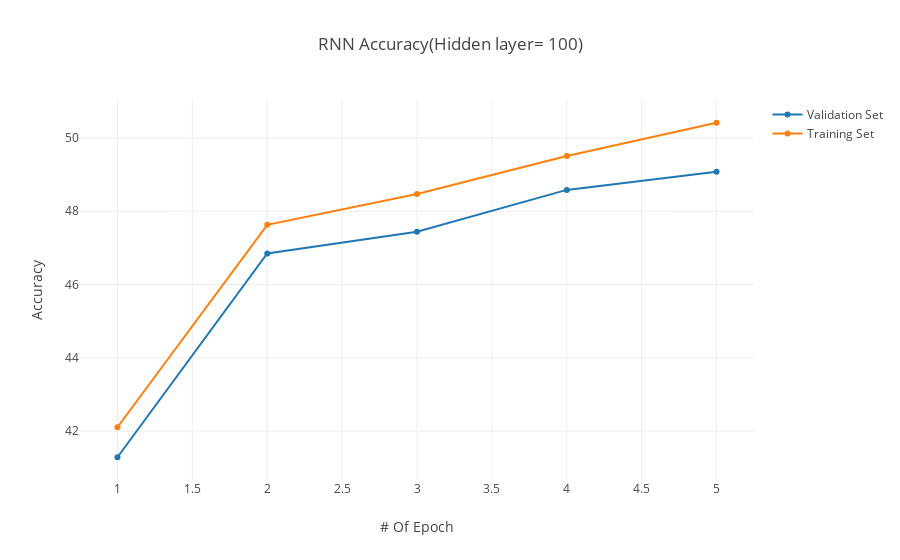

The notebook cell this image was saved under:
### Code cell
trace0 = go.Scatter(
    x = np.arange(5)+1,
    y = val_acc,
    mode = 'lines+markers',
    name = 'Validation Set')
    
trace1 = go.Scatter(
    x = np.arange(5)+1,
    y = train_acc,
    mode = 'lines+markers',
    name = 'Training Set')
    
data = [trace0, trace1]

layout = dict(title = 'RNN Accuracy(Hidden layer= 100)',
              xaxis = dict(title = '# Of Epoch'),
              yaxis = dict(title = 'Accuracy'),
              )

fig = go.Figure(data=data, layout=layout)
offline.iplot(fig, filename='angled-text-bar')

### Figure 1 — Plotly figure (JSON) as saved in the notebook; plotly's stock layout.template omitted (floating-point values rounded to 4 significant figures)
{"data": [{"mode": "lines+markers", "name": "Validation Set", "type": "scatter", "x": [1, 2, 3, 4, 5], "y": [41.29, 46.85, 47.44, 48.58, 49.08]}, {"mode": "lines+markers", "name": "Training Set", "type": "scatter", "x": [1, 2, 3, 4, 5], "y": [42.11, 47.63, 48.47, 49.51, 50.42]}], "layout": {"title": "RNN Accuracy(Hidden layer= 100)", "xaxis": {"title": "# Of Epoch"}, "yaxis": {"title": "Accuracy"}}}
